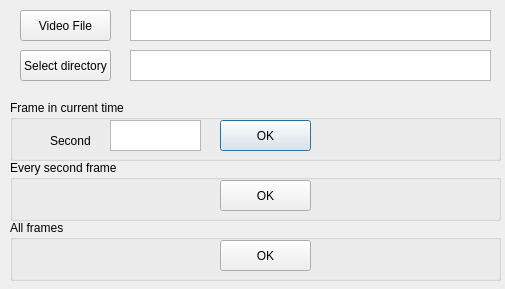
<?xml version="1.0" encoding="UTF-8"?>
<ui version="4.0">
 <class>FramesDialogBase</class>
 <widget class="QDialog" name="FramesDialogBase">
  <property name="geometry">
   <rect>
    <x>0</x>
    <y>0</y>
    <width>505</width>
    <height>289</height>
   </rect>
  </property>
  <property name="windowTitle">
   <string>Frames from video</string>
  </property>
  <widget class="QGroupBox" name="groupBox">
   <property name="geometry">
    <rect>
     <x>10</x>
     <y>100</y>
     <width>491</width>
     <height>61</height>
    </rect>
   </property>
   <property name="title">
    <string>Frame in current time</string>
   </property>
   <widget class="QPushButton" name="pushButton_2">
    <property name="geometry">
     <rect>
      <x>210</x>
      <y>20</y>
      <width>91</width>
      <height>31</height>
     </rect>
    </property>
    <property name="text">
     <string>OK</string>
    </property>
   </widget>
   <widget class="QTextEdit" name="textEdit_4">
    <property name="geometry">
     <rect>
      <x>100</x>
      <y>20</y>
      <width>91</width>
      <height>31</height>
     </rect>
    </property>
   </widget>
   <widget class="QLabel" name="label">
    <property name="geometry">
     <rect>
      <x>40</x>
      <y>30</y>
      <width>41</width>
      <height>21</height>
     </rect>
    </property>
    <property name="text">
     <string>Second</string>
    </property>
   </widget>
  </widget>
  <widget class="QGroupBox" name="groupBox_3">
   <property name="geometry">
    <rect>
     <x>10</x>
     <y>220</y>
     <width>491</width>
     <height>61</height>
    </rect>
   </property>
   <property name="title">
    <string>All frames</string>
   </property>
   <widget class="QPushButton" name="pushButton_8">
    <property name="geometry">
     <rect>
      <x>210</x>
      <y>20</y>
      <width>91</width>
      <height>31</height>
     </rect>
    </property>
    <property name="text">
     <string>OK</string>
    </property>
   </widget>
  </widget>
  <widget class="QPushButton" name="pushButton">
   <property name="geometry">
    <rect>
     <x>20</x>
     <y>10</y>
     <width>91</width>
     <height>31</height>
    </rect>
   </property>
   <property name="text">
    <string>Video File</string>
   </property>
  </widget>
  <widget class="QTextEdit" name="textEdit">
   <property name="geometry">
    <rect>
     <x>130</x>
     <y>10</y>
     <width>361</width>
     <height>31</height>
    </rect>
   </property>
  </widget>
  <widget class="QPushButton" name="pushButton_3">
   <property name="geometry">
    <rect>
     <x>20</x>
     <y>50</y>
     <width>91</width>
     <height>31</height>
    </rect>
   </property>
   <property name="text">
    <string>Select directory</string>
   </property>
  </widget>
  <widget class="QTextEdit" name="textEdit_5">
   <property name="geometry">
    <rect>
     <x>130</x>
     <y>50</y>
     <width>361</width>
     <height>31</height>
    </rect>
   </property>
  </widget>
  <widget class="QGroupBox" name="groupBox_2">
   <property name="geometry">
    <rect>
     <x>10</x>
     <y>160</y>
     <width>491</width>
     <height>61</height>
    </rect>
   </property>
   <property name="title">
    <string>Every second frame</string>
   </property>
   <widget class="QPushButton" name="pushButton_5">
    <property name="geometry">
     <rect>
      <x>210</x>
      <y>20</y>
      <width>91</width>
      <height>31</height>
     </rect>
    </property>
    <property name="text">
     <string>OK</string>
    </property>
   </widget>
  </widget>
 </widget>
 <resources/>
 <connections/>
</ui>
